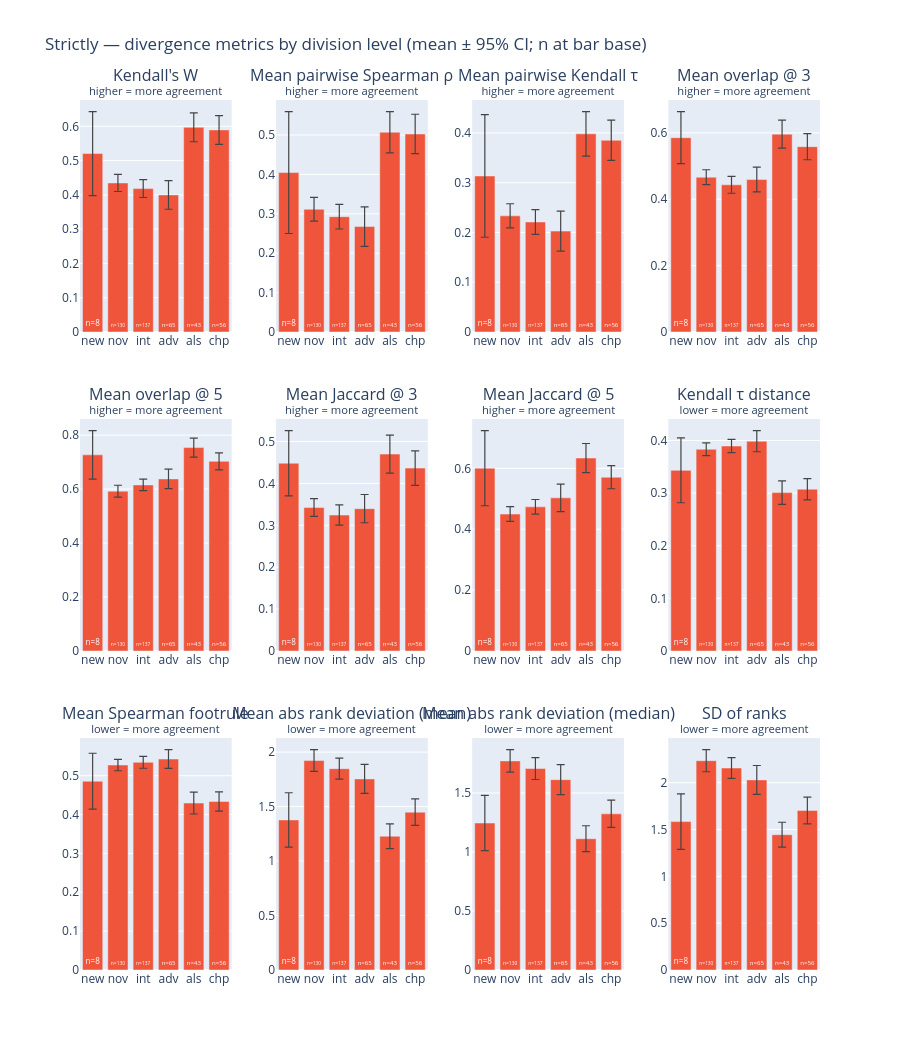

Notebook cell for this chart:
### Markdown cell above
## Strictly <span style="color:#EF553B">(red)</span>

### Code cell
bar_fig("Strictly").show()

### Figure 1 — Plotly figure (JSON) as saved in the notebook; plotly's stock layout.template omitted (floating-point values rounded to 4 significant figures)
{"data": [{"cliponaxis": false, "error_y": {"array": [0.1224, 0.02502, 0.02608, 0.04183, 0.04225, 0.04197], "color": "#444", "thickness": 1.2, "type": "data", "visible": true}, "insidetextanchor": "start", "marker": {"color": "#EF553B"}, "showlegend": false, "text": ["n=8", "n=130", "n=137", "n=65", "n=43", "n=56"], "textangle": 0, "textfont": {"color": "white", "size": 9}, "textposition": "inside", "type": "bar", "x": ["new", "nov", "int", "adv", "als", "chp"], "xaxis": "x", "y": [0.5205, 0.4348, 0.4183, 0.3999, 0.5972, 0.5894], "yaxis": "y"}, {"cliponaxis": false, "error_y": {"array": [0.1547, 0.03033, 0.03125, 0.05013, 0.05238, 0.0501], "color": "#444", "thickness": 1.2, "type": "data", "visible": true}, "insidetextanchor": "start", "marker": {"color": "#EF553B"}, "showlegend": false, "text": ["n=8", "n=130", "n=137", "n=65", "n=43", "n=56"], "textangle": 0, "textfont": {"color": "white", "size": 9}, "textposition": "inside", "type": "bar", "x": ["new", "nov", "int", "adv", "als", "chp"], "xaxis": "x2", "y": [0.4047, 0.3116, 0.2928, 0.2677, 0.5071, 0.5027], "yaxis": "y2"}, {"cliponaxis": false, "error_y": {"array": [0.1232, 0.02432, 0.02492, 0.04023, 0.04473, 0.04048], "color": "#444", "thickness": 1.2, "type": "data", "visible": true}, "insidetextanchor": "start", "marker": {"color": "#EF553B"}, "showlegend": false, "text": ["n=8", "n=130", "n=137", "n=65", "n=43", "n=56"], "textangle": 0, "textfont": {"color": "white", "size": 9}, "textposition": "inside", "type": "bar", "x": ["new", "nov", "int", "adv", "als", "chp"], "xaxis": "x3", "y": [0.3136, 0.2334, 0.2212, 0.2028, 0.3982, 0.3852], "yaxis": "y3"}, {"cliponaxis": false, "error_y": {"array": [0.07851, 0.02253, 0.0254, 0.03719, 0.04199, 0.0395], "color": "#444", "thickness": 1.2, "type": "data", "visible": true}, "insidetextanchor": "start", "marker": {"color": "#EF553B"}, "showlegend": false, "text": ["n=8", "n=130", "n=137", "n=65", "n=43", "n=56"], "textangle": 0, "textfont": {"color": "white", "size": 9}, "textposition": "inside", "type": "bar", "x": ["new", "nov", "int", "adv", "als", "chp"], "xaxis": "x4", "y": [0.5857, 0.4665, 0.4436, 0.4594, 0.5963, 0.5586], "yaxis": "y4"}, {"cliponaxis": false, "error_y": {"array": [0.08984, 0.02193, 0.0213, 0.03639, 0.03507, 0.03146], "color": "#444", "thickness": 1.2, "type": "data", "visible": true}, "insidetextanchor": "start", "marker": {"color": "#EF553B"}, "showlegend": false, "text": ["n=8", "n=130", "n=137", "n=65", "n=43", "n=56"], "textangle": 0, "textfont": {"color": "white", "size": 9}, "textposition": "inside", "type": "bar", "x": ["new", "nov", "int", "adv", "als", "chp"], "xaxis": "x5", "y": [0.7268, 0.5922, 0.6154, 0.6377, 0.7538, 0.7027], "yaxis": "y5"}, {"cliponaxis": false, "error_y": {"array": [0.07781, 0.02106, 0.02415, 0.0337, 0.04542, 0.04111], "color": "#444", "thickness": 1.2, "type": "data", "visible": true}, "insidetextanchor": "start", "marker": {"color": "#EF553B"}, "showlegend": false, "text": ["n=8", "n=130", "n=137", "n=65", "n=43", "n=56"], "textangle": 0, "textfont": {"color": "white", "size": 9}, "textposition": "inside", "type": "bar", "x": ["new", "nov", "int", "adv", "als", "chp"], "xaxis": "x6", "y": [0.4483, 0.3424, 0.3245, 0.3398, 0.47, 0.4366], "yaxis": "y6"}, {"cliponaxis": false, "error_y": {"array": [0.1235, 0.02422, 0.02411, 0.04512, 0.04769, 0.03793], "color": "#444", "thickness": 1.2, "type": "data", "visible": true}, "insidetextanchor": "start", "marker": {"color": "#EF553B"}, "showlegend": false, "text": ["n=8", "n=130", "n=137", "n=65", "n=43", "n=56"], "textangle": 0, "textfont": {"color": "white", "size": 9}, "textposition": "inside", "type": "bar", "x": ["new", "nov", "int", "adv", "als", "chp"], "xaxis": "x7", "y": [0.6005, 0.4497, 0.4734, 0.503, 0.6338, 0.5708], "yaxis": "y7"}, {"cliponaxis": false, "error_y": {"array": [0.06158, 0.01216, 0.01246, 0.02011, 0.02237, 0.02024], "color": "#444", "thickness": 1.2, "type": "data", "visible": true}, "insidetextanchor": "start", "marker": {"color": "#EF553B"}, "showlegend": false, "text": ["n=8", "n=130", "n=137", "n=65", "n=43", "n=56"], "textangle": 0, "textfont": {"color": "white", "size": 9}, "textposition": "inside", "type": "bar", "x": ["new", "nov", "int", "adv", "als", "chp"], "xaxis": "x8", "y": [0.3432, 0.3833, 0.3894, 0.3986, 0.3009, 0.3074], "yaxis": "y8"}, {"cliponaxis": false, "error_y": {"array": [0.07192, 0.01471, 0.01531, 0.02423, 0.02814, 0.02482], "color": "#444", "thickness": 1.2, "type": "data", "visible": true}, "insidetextanchor": "start", "marker": {"color": "#EF553B"}, "showlegend": false, "text": ["n=8", "n=130", "n=137", "n=65", "n=43", "n=56"], "textangle": 0, "textfont": {"color": "white", "size": 9}, "textposition": "inside", "type": "bar", "x": ["new", "nov", "int", "adv", "als", "chp"], "xaxis": "x9", "y": [0.4858, 0.5275, 0.5344, 0.5429, 0.4296, 0.4337], "yaxis": "y9"}, {"cliponaxis": false, "error_y": {"array": [0.2493, 0.1004, 0.09676, 0.1325, 0.114, 0.1215], "color": "#444", "thickness": 1.2, "type": "data", "visible": true}, "insidetextanchor": "start", "marker": {"color": "#EF553B"}, "showlegend": false, "text": ["n=8", "n=130", "n=137", "n=65", "n=43", "n=56"], "textangle": 0, "textfont": {"color": "white", "size": 9}, "textposition": "inside", "type": "bar", "x": ["new", "nov", "int", "adv", "als", "chp"], "xaxis": "x10", "y": [1.377, 1.922, 1.848, 1.754, 1.228, 1.449], "yaxis": "y10"}, {"cliponaxis": false, "error_y": {"array": [0.2338, 0.09574, 0.09293, 0.1265, 0.11, 0.1156], "color": "#444", "thickness": 1.2, "type": "data", "visible": true}, "insidetextanchor": "start", "marker": {"color": "#EF553B"}, "showlegend": false, "text": ["n=8", "n=130", "n=137", "n=65", "n=43", "n=56"], "textangle": 0, "textfont": {"color": "white", "size": 9}, "textposition": "inside", "type": "bar", "x": ["new", "nov", "int", "adv", "als", "chp"], "xaxis": "x11", "y": [1.246, 1.772, 1.707, 1.613, 1.113, 1.323], "yaxis": "y11"}, {"cliponaxis": false, "error_y": {"array": [0.2958, 0.1182, 0.1113, 0.1537, 0.133, 0.1432], "color": "#444", "thickness": 1.2, "type": "data", "visible": true}, "insidetextanchor": "start", "marker": {"color": "#EF553B"}, "showlegend": false, "text": ["n=8", "n=130", "n=137", "n=65", "n=43", "n=56"], "textangle": 0, "textfont": {"color": "white", "size": 9}, "textposition": "inside", "type": "bar", "x": ["new", "nov", "int", "adv", "als", "chp"], "xaxis": "x12", "y": [1.585, 2.235, 2.157, 2.03, 1.445, 1.703], "yaxis": "y12"}], "layout": {"annotations": [{"font": {"size": 16}, "showarrow": false, "text": "Kendall's W<br><sup>higher = more agreement</sup>", "x": 0.1025, "xanchor": "center", "xref": "paper", "y": 1, "yanchor": "bottom", "yref": "paper"}, {"font": {"size": 16}, "showarrow": false, "text": "Mean pairwise Spearman ρ<br><sup>higher = more agreement</sup>", "x": 0.3675, "xanchor": "center", "xref": "paper", "y": 1, "yanchor": "bottom", "yref": "paper"}, {"font": {"size": 16}, "showarrow": false, "text": "Mean pairwise Kendall τ<br><sup>higher = more agreement</sup>", "x": 0.6325, "xanchor": "center", "xref": "paper", "y": 1, "yanchor": "bottom", "yref": "paper"}, {"font": {"size": 16}, "showarrow": false, "text": "Mean overlap @ 3<br><sup>higher = more agreement</sup>", "x": 0.8975, "xanchor": "center", "xref": "paper", "y": 1, "yanchor": "bottom", "yref": "paper"}, {"font": {"size": 16}, "showarrow": false, "text": "Mean overlap @ 5<br><sup>higher = more agreement</sup>", "x": 0.1025, "xanchor": "center", "xref": "paper", "y": 0.6333, "yanchor": "bottom", "yref": "paper"}, {"font": {"size": 16}, "showarrow": false, "text": "Mean Jaccard @ 3<br><sup>higher = more agreement</sup>", "x": 0.3675, "xanchor": "center", "xref": "paper", "y": 0.6333, "yanchor": "bottom", "yref": "paper"}, {"font": {"size": 16}, "showarrow": false, "text": "Mean Jaccard @ 5<br><sup>higher = more agreement</sup>", "x": 0.6325, "xanchor": "center", "xref": "paper", "y": 0.6333, "yanchor": "bottom", "yref": "paper"}, {"font": {"size": 16}, "showarrow": false, "text": "Kendall τ distance<br><sup>lower = more agreement</sup>", "x": 0.8975, "xanchor": "center", "xref": "paper", "y": 0.6333, "yanchor": "bottom", "yref": "paper"}, {"font": {"size": 16}, "showarrow": false, "text": "Mean Spearman footrule<br><sup>lower = more agreement</sup>", "x": 0.1025, "xanchor": "center", "xref": "paper", "y": 0.2667, "yanchor": "bottom", "yref": "paper"}, {"font": {"size": 16}, "showarrow": false, "text": "Mean abs rank deviation (mean)<br><sup>lower = more agreement</sup>", "x": 0.3675, "xanchor": "center", "xref": "paper", "y": 0.2667, "yanchor": "bottom", "yref": "paper"}, {"font": {"size": 16}, "showarrow": false, "text": "Mean abs rank deviation (median)<br><sup>lower = more agreement</sup>", "x": 0.6325, "xanchor": "center", "xref": "paper", "y": 0.2667, "yanchor": "bottom", "yref": "paper"}, {"font": {"size": 16}, "showarrow": false, "text": "SD of ranks<br><sup>lower = more agreement</sup>", "x": 0.8975, "xanchor": "center", "xref": "paper", "y": 0.2667, "yanchor": "bottom", "yref": "paper"}], "height": 1050, "title": {"text": "Strictly — divergence metrics by division level (mean ± 95% CI; n at bar base)"}, "xaxis": {"anchor": "y", "domain": [0, 0.205]}, "xaxis10": {"anchor": "y10", "domain": [0.265, 0.47]}, "xaxis11": {"anchor": "y11", "domain": [0.53, 0.735]}, "xaxis12": {"anchor": "y12", "domain": [0.795, 1]}, "xaxis2": {"anchor": "y2", "domain": [0.265, 0.47]}, "xaxis3": {"anchor": "y3", "domain": [0.53, 0.735]}, "xaxis4": {"anchor": "y4", "domain": [0.795, 1]}, "xaxis5": {"anchor": "y5", "domain": [0, 0.205]}, "xaxis6": {"anchor": "y6", "domain": [0.265, 0.47]}, "xaxis7": {"anchor": "y7", "domain": [0.53, 0.735]}, "xaxis8": {"anchor": "y8", "domain": [0.795, 1]}, "xaxis9": {"anchor": "y9", "domain": [0, 0.205]}, "yaxis": {"anchor": "x", "domain": [0.7333, 1]}, "yaxis10": {"anchor": "x10", "domain": [0, 0.2667]}, "yaxis11": {"anchor": "x11", "domain": [0, 0.2667]}, "yaxis12": {"anchor": "x12", "domain": [0, 0.2667]}, "yaxis2": {"anchor": "x2", "domain": [0.7333, 1]}, "yaxis3": {"anchor": "x3", "domain": [0.7333, 1]}, "yaxis4": {"anchor": "x4", "domain": [0.7333, 1]}, "yaxis5": {"anchor": "x5", "domain": [0.3667, 0.6333]}, "yaxis6": {"anchor": "x6", "domain": [0.3667, 0.6333]}, "yaxis7": {"anchor": "x7", "domain": [0.3667, 0.6333]}, "yaxis8": {"anchor": "x8", "domain": [0.3667, 0.6333]}, "yaxis9": {"anchor": "x9", "domain": [0, 0.2667]}}}
